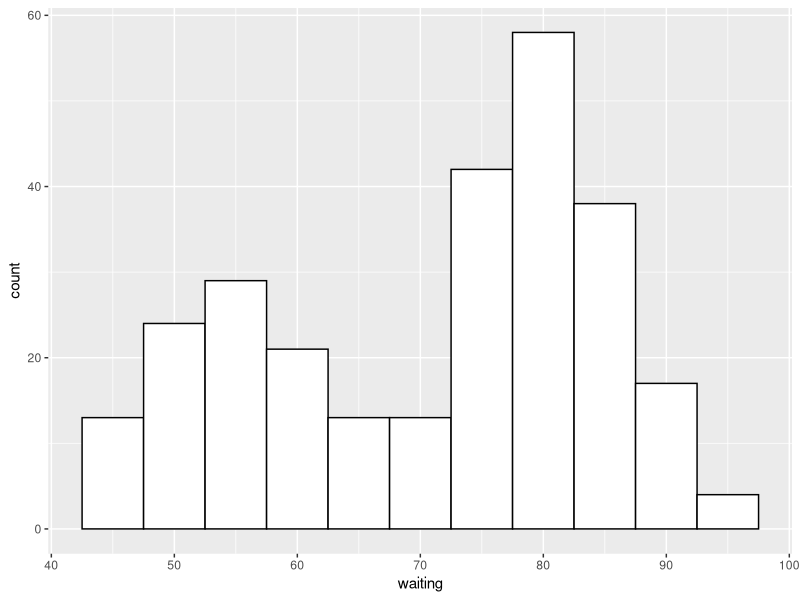
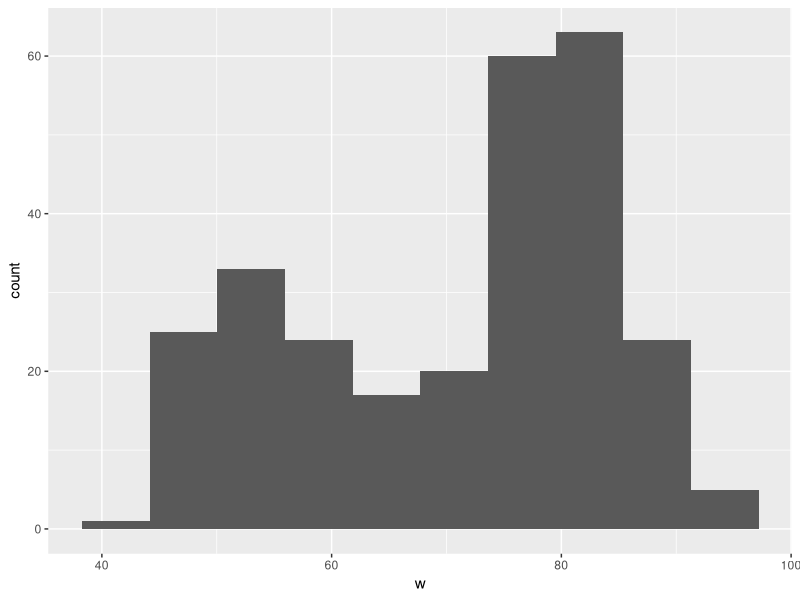
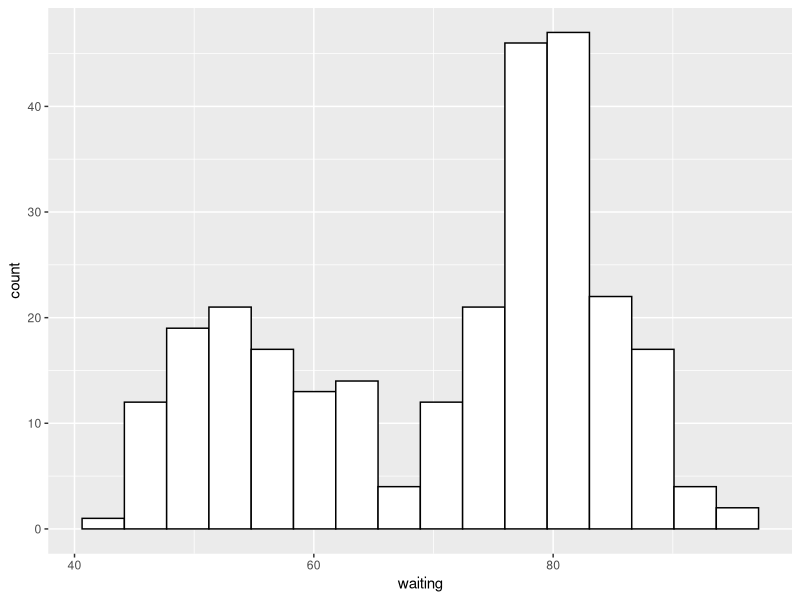
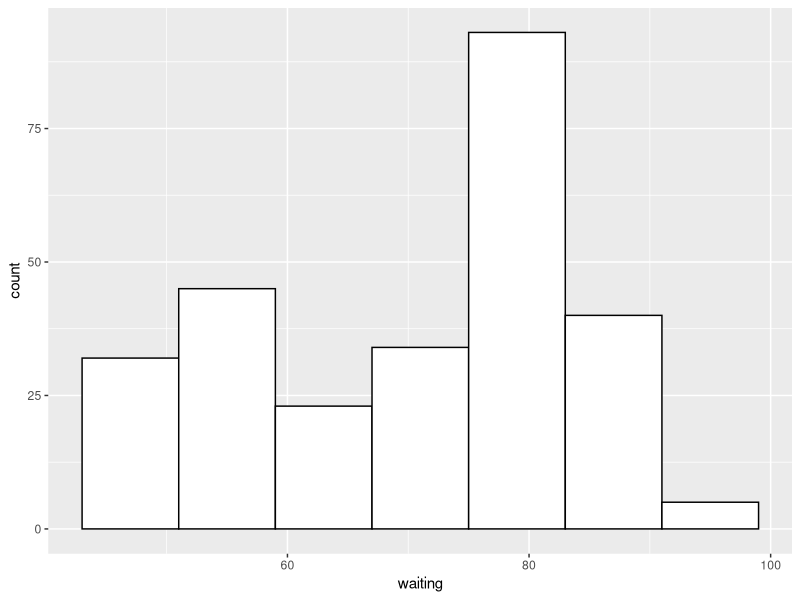
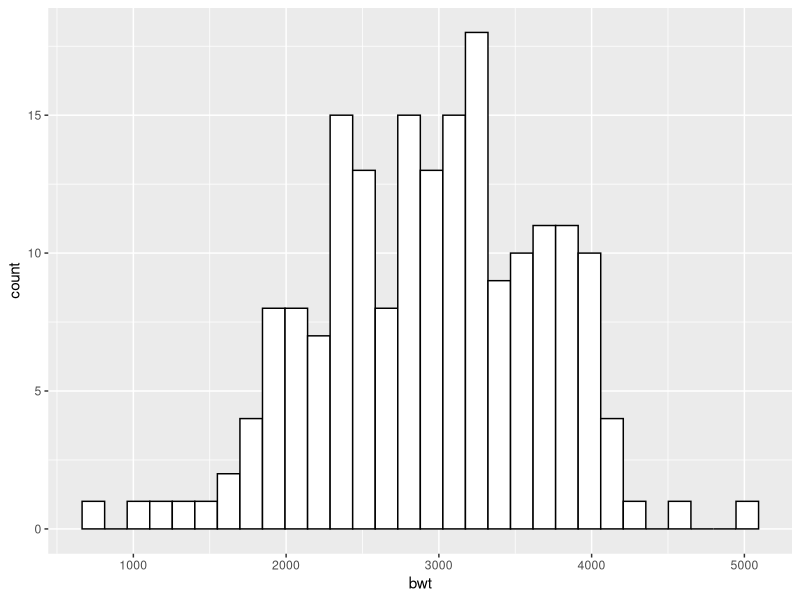
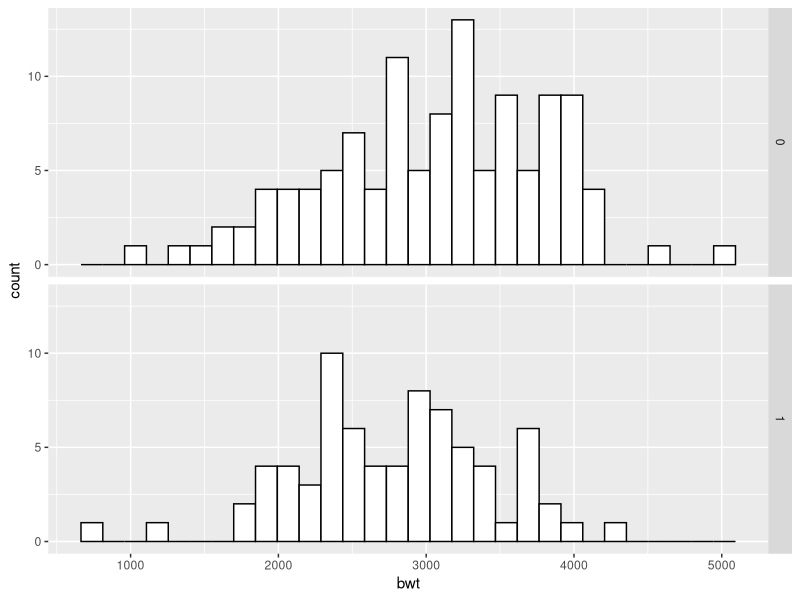

Write the R code that produced these figures, in order. (Note: this script raises an error after producing the figures.)

# loading packages --------------------------------------------------------

library('magrittr')
library('ggplot2')
library('tidyverse')

# plot histogram ----------------------------------------------------------

h <- faithful %>% ggplot(aes(waiting))
h + geom_histogram(fill = 'white', colour = 'black', binwidth = 5) # 组距
# equivalent to
w <- faithful$waiting
ggplot(NULL, aes(x = w)) +
  geom_histogram(bins = 10) # 分组数
# 将x的取值切分为15组
binsize <- diff(range(faithful$waiting)) / 15
h + geom_histogram(binwidth = binsize, fill ='white', colour = 'black')
h + geom_histogram(binwidth = 8, fill = 'white', colour = 'black', boundary = 35)

birwt <- MASS::birthwt
bt <- birwt %>% 
  ggplot(aes(x = bwt)) +
  geom_histogram(fill = 'white', colour = 'black')
bt
bt + facet_grid(smoke ~ .)

birwt$smoke0 <- if_else(birwt$smoke == 0, 'No smoke', 'Smoke')
bt + facet_grid(smoke0 ~ .)
bt + facet_grid(race ~ ., scales = 'free') ## 单独y轴标签

birwt %>% 
  ggplot(aes(x = bwt, fill = smoke0)) +
  geom_histogram(position = 'identity', alpha = 0.4)

# density curve -----------------------------------------------------------

faithful %>% 
  ggplot(aes(x = waiting)) +
  geom_density()
faithful %>% 
  ggplot(aes(x = waiting)) +
  geom_line(stat = 'density') +
  expand_limits(y = 0)

w <- faithful$waiting
ggplot(NULL, aes(x = w)) + geom_density()
# adjust the width of curve
faithful %>% 
  ggplot(aes(x = waiting)) +
  geom_line(stat = 'density', adjust = .25, colour = 'red') +
  geom_line(stat = 'density') +
  geom_line(stat = 'density', adjust = 2, colour = 'blue')
faithful %>% 
  ggplot(aes(x = waiting)) +
  geom_density(fill = 'blue', alpha = .2) +
  xlim(45, 105)
faithful %>% 
  ggplot(aes(x = waiting)) +
  geom_density(fill = 'blue', colour = NA, alpha = .2) +
  geom_line(stat = 'density') +
  xlim(45, 105)
faithful %>% 
  ggplot(aes(x = waiting, y = ..density..)) +
  geom_histogram(fill = 'cornsilk', colour = 'grey60', size = .2) +
  geom_density() +
  xlim(35, 105)

# 分组密度曲线 ------------------------------------------------------------------

birwt %>% 
  ggplot(aes(x = bwt, colour = smoke0)) +
  geom_density()
birwt %>% 
  ggplot(aes(bwt, fill = smoke0)) +
  geom_density(alpha = .3, colour = NA) +
  geom_line(stat = 'density')
birwt %>% 
  ggplot(aes(bwt)) +
  geom_density() +
  facet_grid(smoke0 ~ .)
birwt %>% 
  ggplot(aes(x = bwt, y = ..density..)) +
  geom_histogram(fill = 'white', colour = 'black') +
  geom_density() +
  facet_grid(smoke0 ~ .)







